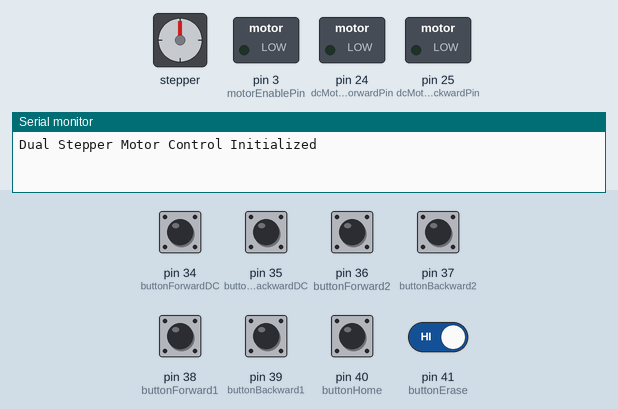
A sketch run on a simulated Arduino Mega 2560, built with avr-gcc and run on an emulated ATmega2560. Shown: stepper motor, switched loads named in the sketch (green lamp = pin HIGH), the last lines printed to the serial monitor. Dashed ring = blinking. The inputs (shaded band) are chosen by the test bench; at power-on: pin 34 (buttonForwardDC), pin 35 (buttonBackwardDC), pin 36 (buttonForward2), pin 37 (buttonBackward2), pin 38 (buttonForward1), pin 39 (buttonBackward1), pin 40 (buttonHome), pin 41 (buttonErase) HIGH. Stepper angles assume 200 steps per turn.

Above: at 1.2 s.
1.3 s: pin 36 (buttonForward2) pulled LOW for 0.15 s
At 2.2 s:
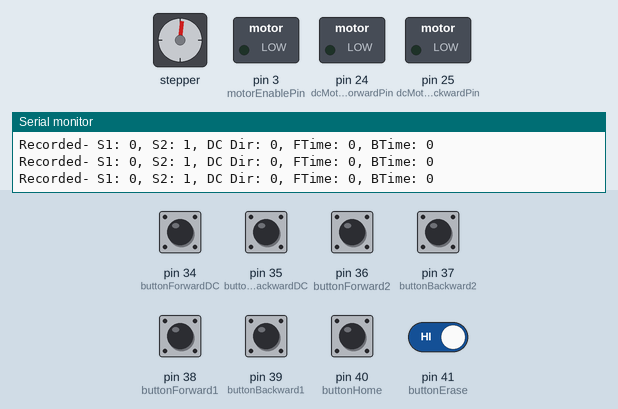
2.9 s: pin 34 (buttonForwardDC) pulled LOW for 1 s
At 4.6 s:
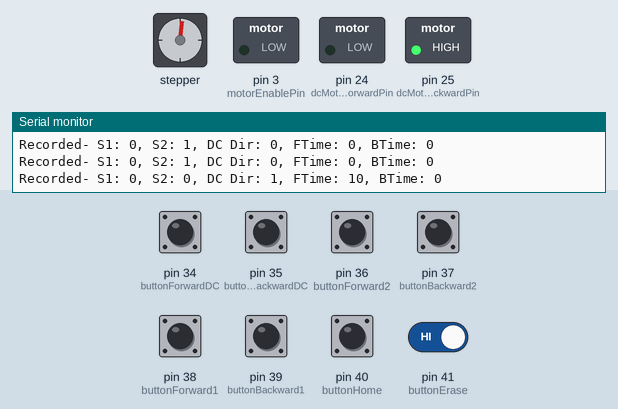
5.9 s: pin 40 (buttonHome) pulled LOW for 0.15 s
At 7.7 s:
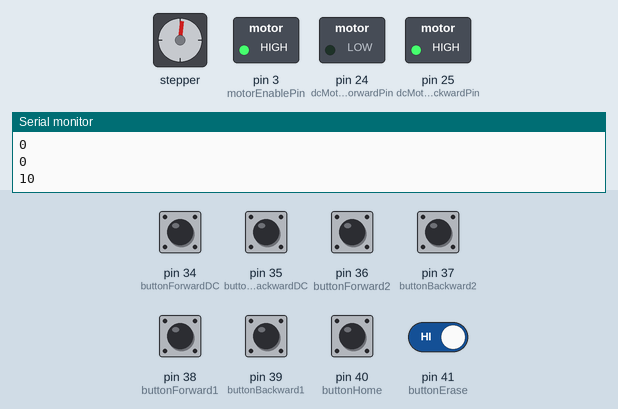
9.0 s: pin 41 (buttonErase) driven LOW
At 11.5 s:
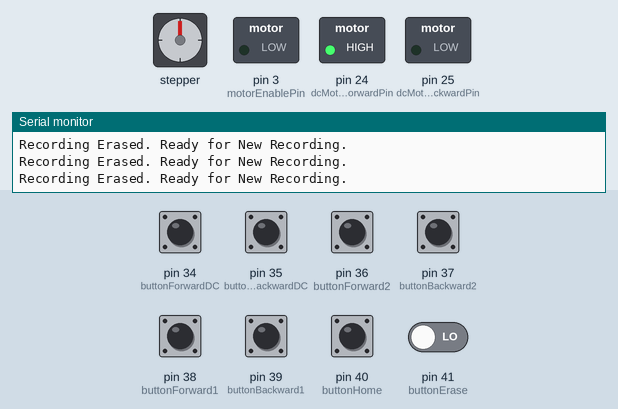
12.0 s: pin 37 (buttonBackward2) pulled LOW for 1 s
At 13.5 s:
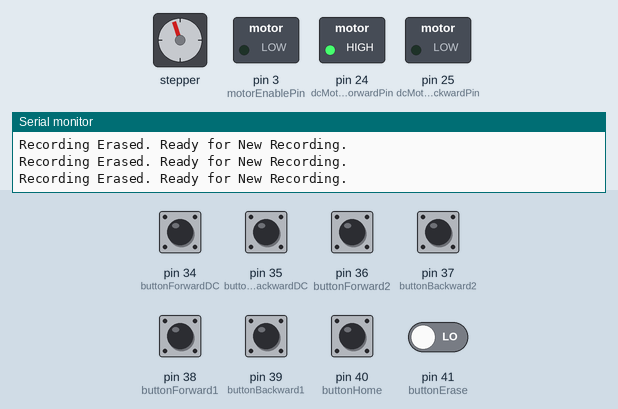
15.0 s: pin 35 (buttonBackwardDC) pulled LOW for 0.15 s
At 15.14 s:
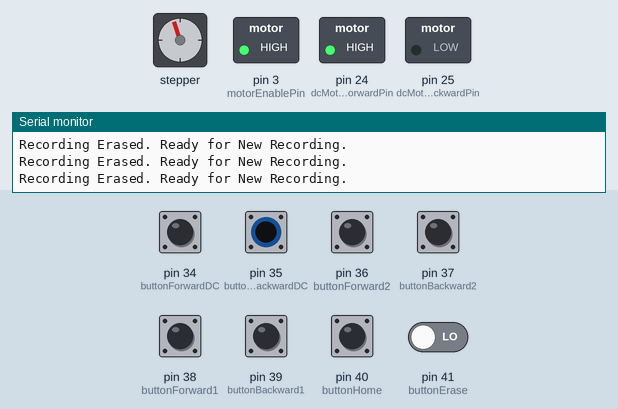
Timing chart, 0 to 17.7 s (numbered marks = the images above; inputs shaded):
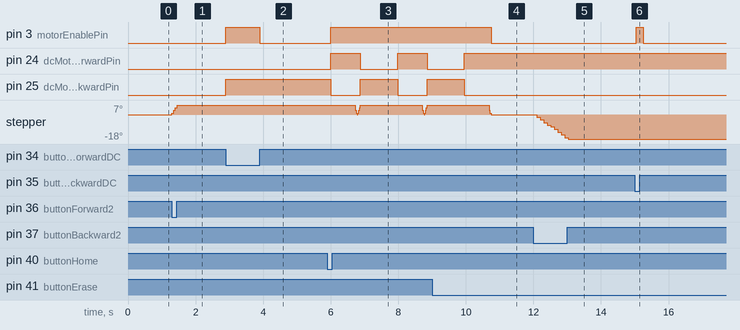

The sketch:

MYYYY_SCARA.ino
```cpp
#include <AccelStepper.h>
#include <math.h>

#define LED 13

// Motor 1 pins
#define dirPin1 4
#define stepPin1 5

// Button pins for motor 1
#define buttonForward1 38
#define buttonBackward1 39

// Motor 2 pins
#define dirPin2 6
#define stepPin2 7

// Button pins for motor 2
#define buttonForward2 36
#define buttonBackward2 37

//DC Motor
#define motorEnablePin 3
#define dcMotorForwardPin 24
#define dcMotorBackwardPin 25


// Button pins for DC motor
#define buttonForwardDC 34
#define buttonBackwardDC 35

// Common buttons
#define buttonHome 40
#define buttonErase 41

// Motor interface type (Driver with Step and Direction)
#define motorInterfaceType 1

// Create stepper objects
AccelStepper stepper1(motorInterfaceType, stepPin1, dirPin1);
AccelStepper stepper2(motorInterfaceType, stepPin2, dirPin2);

// Normal Stepper parameters
int maxSpeed = 12800;
int maxAccel = 1600;

// Homing Stepper parameters
int homeSpeed = 3200;
int homeAccel = 400;

// DC parameters
int dir;
int dc_sample = 100;
int DC_Moved = 0;

int fduration, bduration; //DC Movements Periods
int bnet, fnet, net; //Net DC Movements Periods

// long fduration, bduration; //DC Movements Periods
// long bnet, fnet, net; //Net DC Movements Periods    //**************UnCommnet for More Data**********//

// Step recording Structure
#define maxSteps 500 // Reduced size for memory constraints
struct StepData {
  int step1;
  int step2;
  int DC_Dir;
  int FTime;
  int BTime;
};

// // Step recording Structure                             //**************UnCommnet for More Data**********//
// #define maxSteps 500 // Reduced size for memory constraints
// struct StepData {
//   int step1;
//   int step2;
//   int DC_Dir;
//   long FTime;
//   long BTime;
// };


StepData stepsRecorded[maxSteps];
int stepIndex = 0;
bool isRecording = true;
bool isReplaying = false;

void setup() {
  // Initialize stepper motors
  stepper1.setMaxSpeed(maxSpeed);
  stepper1.setAcceleration(maxAccel);
  stepper2.setMaxSpeed(maxSpeed);
  stepper2.setAcceleration(maxAccel);

  //DC motors Pins Setup
  pinMode(dcMotorForwardPin,OUTPUT);
  pinMode(dcMotorBackwardPin,OUTPUT);
  pinMode(motorEnablePin,OUTPUT);

  // Initialize button pins
  pinMode(buttonForward1, INPUT_PULLUP);
  pinMode(buttonBackward1, INPUT_PULLUP); //Stepper 1

  pinMode(buttonForward2, INPUT_PULLUP);
  pinMode(buttonBackward2, INPUT_PULLUP); //Stepper 2

  pinMode(buttonForwardDC, INPUT_PULLUP);
  pinMode(buttonBackwardDC, INPUT_PULLUP); //DC Motor

  pinMode(buttonHome, INPUT_PULLUP);
  pinMode(buttonErase, INPUT_PULLUP); // Replay Homing Erasing etc.

  Serial.begin(9600); // For Debugging
  Serial.println("Dual Stepper Motor Control Initialized");
}

void loop() {
  if (isRecording) {
    // Check the forward and backward buttons for motor 1
    if (digitalRead(buttonForward1) == LOW) {
      stepper1.move(1);
      recordStep(1, 0, 0, 0, 0); // Record step for motor 1
    } else if (digitalRead(buttonBackward1) == LOW) {
      stepper1.move(-1);
      recordStep(-1, 0, 0, 0, 0); // Record step for motor 1
    }

    // Check the forward and backward buttons for motor 2
    if (digitalRead(buttonForward2) == LOW) {
      stepper2.move(1);
      recordStep(0, 1, 0, 0, 0); // Record step for motor 2
    }
    else if (digitalRead(buttonBackward2) == LOW) {
      stepper2.move(-1);
      recordStep(0, -1, 0, 0, 0); // Record step for motor 2
    }
    //%%%%%%%%%%%%%%%%%%%%%% DC MOTOR %%%%%%%%%%%%%%%%%%%%%%%%%%
    // Check the forward and backward buttons for DC motor
    if (digitalRead(buttonForwardDC) == LOW) {
      dir = 1;
      fduration += 1;
      drive_DC(dir);
      delay(dc_sample);
      DC_Moved = 1;

      //DC Motor after cond
    if(digitalRead(buttonForwardDC) != LOW && DC_Moved == 1)
      {
        // Serial.println(fduration);
        recordStep(0, 0, dir, fduration, 0); // Record step for motor 2
        fduration = 0;
        DC_Moved = 0;
        dir = 0;
        drive_DC(dir);
        // Serial.println("DC_F_2");
      }

    }
    if (digitalRead(buttonBackwardDC) == LOW) {

      dir = -1;
      bduration += 1;
      drive_DC(dir);
      delay(dc_sample);
      DC_Moved = 1;

      //DC Motor after cond
    if(digitalRead(buttonBackwardDC) != LOW && DC_Moved == 1)
      {
      // Serial.println(bduration);
      recordStep(0, 0, dir, 0, bduration); // Record step for motor 2
      bduration = 0;
      DC_Moved = 0;
      dir= 0;
      drive_DC(dir);
        // Serial.println("DC_B_2");
      }
    }


    if (digitalRead(buttonBackwardDC) != LOW || digitalRead(buttonForwardDC) != LOW )
    {
      drive_DC(0);
      // Serial.println("DC_0_0");
    }

    // Check the home button to end recording and start replay
    if (digitalRead(buttonHome) == LOW) {
      goHome();
      isRecording = false;
      isReplaying = true;
    }

    // Run the motors to execute the move commands
    stepper1.run();
    stepper2.run();
  }
  else if (isReplaying) {
    replaySteps();
  }

  // Check the erase button at any time
  if (digitalRead(buttonErase) == LOW) {
    eraseSequence();
  }
}


void drive_DC(int dir){
  int pwm = 255;

  if(dir == 1)
  {
  digitalWrite (dcMotorForwardPin,0);
  digitalWrite (dcMotorBackwardPin,1);
  analogWrite(motorEnablePin, pwm);
  // delay(time);
  }
  else if (dir == -1)
  {
  digitalWrite (dcMotorForwardPin,1);
  digitalWrite (dcMotorBackwardPin,0);
  analogWrite(motorEnablePin, pwm);
  // delay(time);
  }
  else if (dir == 0){
    analogWrite(motorEnablePin, 0);
  }

}

void recordStep(int step1, int step2, int DC_Dir, long FTime, long BTime) {
  if (stepIndex < maxSteps) {
    stepsRecorded[stepIndex++] = {step1, step2, DC_Dir, FTime, BTime};
    fnet += FTime;
    bnet += BTime;
    net = fnet - bnet;//*******************Fixed
    Serial.print("Recorded- S1: ");
    Serial.print(step1);
    Serial.print(", S2: ");
    Serial.print(step2);
    Serial.print(", DC Dir: ");
    Serial.print(DC_Dir);
    Serial.print(", FTime: ");
    Serial.print(FTime);
    Serial.print(", BTime: ");
    Serial.println(BTime);


  } else {
    Serial.println("Step Buffer Full! Cannot Record More Steps.");
  }
}

void goHome() {

  // Serial.println(net);
    if (net < 0)
    {
      for (int k=2; k < abs(net);k++)
      { delay(dc_sample);
      drive_DC(1);}
    }

    else if (net > 0)
    {
      for (int k=2; k < abs(net);k++)
       {delay(dc_sample);
        drive_DC(-1);}
    }


  stepper1.setMaxSpeed(homeSpeed);
  stepper1.setAcceleration(homeAccel);
  stepper2.setMaxSpeed(homeSpeed);
  stepper2.setAcceleration(homeAccel);

  stepper1.moveTo(0);
  stepper2.moveTo(0);

  while (stepper1.distanceToGo() != 0 || stepper2.distanceToGo() != 0) {
    stepper1.run();
    stepper2.run();
  }

  stepper1.setMaxSpeed(maxSpeed);
  stepper1.setAcceleration(maxAccel);
  stepper2.setMaxSpeed(maxSpeed);
  stepper2.setAcceleration(maxAccel);

  Serial.println("Homing Complete for All Motors!");
}

void replaySteps() {
  Serial.println("Replaying Steps...");
  for (int i = 0; i < stepIndex; i++) {
    if (digitalRead(buttonErase) == LOW) {
      Serial.println("Replay Interrupted by Erase Button!");
      eraseSequence();
      return;
    }
    replay_DC(stepsRecorded[i].DC_Dir, stepsRecorded[i].FTime, stepsRecorded[i].BTime);

    stepper1.move(stepsRecorded[i].step1);
    stepper2.move(stepsRecorded[i].step2);

    while (stepper1.distanceToGo() != 0 || stepper2.distanceToGo() != 0) {
      stepper1.run();
      stepper2.run();
    }
  }

  Serial.println("Re-Homing After Replay...");
  goHome();
}

void replay_DC(int dir, int fw, int bw)
{
  int maxx = fw + bw;
  Serial.println(maxx);
  for (int j=0;j < maxx; j++)
  {
  drive_DC(dir);
  delay(dc_sample);}
}

void eraseSequence() {
  stepIndex = 0;
  isRecording = true;
  isReplaying = false;
  Serial.println("Recording Erased. Ready for New Recording.");
}
```

Measured:
- after the input at 2.9 s, pin 3 (motorEnablePin): LOW → HIGH at once, → LOW 1.0 s later; pin 25 (dcMotorBackwardPin): LOW → HIGH at once
- after the input at 5.9 s, pin 3 (motorEnablePin): LOW → HIGH after 0.10 s; pin 24 (dcMotorForwardPin): alternates HIGH for 0.88 s and LOW for 1.1 s, starting after 0.10 s
- after the input at 9.0 s, pin 3 (motorEnablePin): HIGH → LOW after 1.8 s; pin 24 (dcMotorForwardPin): goes on until 10.0 s, then stays HIGH; pin 25 (dcMotorBackwardPin): goes on until 10.0 s, then stays LOW; stepper: goes on until 10.8 s, then stays 0°
- after the input at 12.0 s, stepper: turns 18° counter-clockwise in 0.94 s, starting after 0.09 s
- after the input at 15.0 s, pin 3 (motorEnablePin): LOW → HIGH at once, → LOW 0.20 s later
